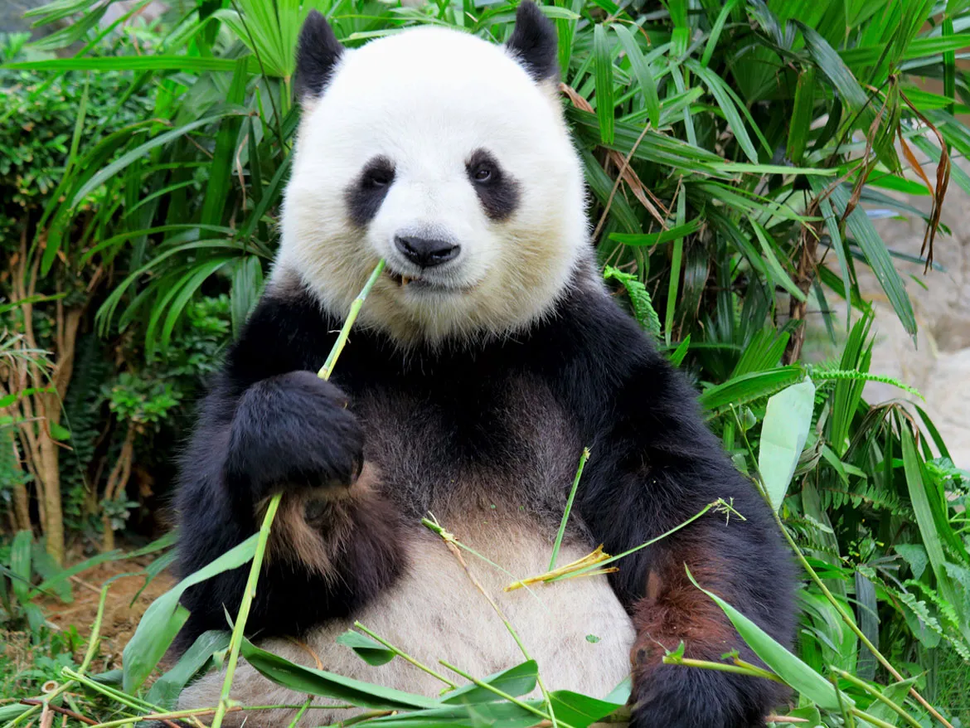
%> input picture images/panda.png, 970 x 728 px, shrunk from 1170 x 878 before the run
$ octave main_deconvolution_denoising.m   (GNU Octave 9; MATLAB toolbox functions it lacks are replaced by stand-ins)
%> lines starting %> are read from the running program, lines starting %| are printed output that depends on the picture
### variational_models/Deconvolution_Denoising_model.m
%% --------------------------------------------------------------------- %%
%     Deconvolution and Denoising: E. Schiavi, I. Ramírez, M. Ramirez     %
%%-----------------------------------------------------------------------%%
function [varout]= Deconvolution_Denoising_model(varin)
%-------------------------------------------------------------------------%
%                                 Inputs                                  %
%-------------------------------------------------------------------------%
im_org   = varin.im_org;
f        = varin.f;
kernel   = varin.kernel;

p        = varin.p;
Nit      = varin.Nit;
dt       = varin.dt;
lambda1  = varin.lambda1;
lambda2  = varin.lambda2;
epsilon  = varin.epsilon;
hasNoise = varin.hasNoise;
stop_C   = varin.stop_C;
Verbose  = varin.Verbose;

switch Verbose
    case 0

    case 1

    case 2
        figure,
        set(gcf, 'Units', 'Normalized', 'OuterPosition', [0.15, 0.3, 0.7, 0.4]);
end

%-------------------------------------------------------------------------%
%                               Algorithm                                 %
%-------------------------------------------------------------------------%

%---------------- Kernel Transformation to Fourier Space -----------------%
dim      = size(f);
kernel_F = psf2otf(kernel,[dim(1),dim(2)]);

%------------------------ Convolution Operations -------------------------%
R  =@(x) real(ifft2(kernel_F.*fft2(x)));
RT =@(x) real(ifft2(conj(kernel_F).*fft2(x)));

%----------------------- Variables initialization ------------------------%
u    = f;
iter = 1;
stop = false;
if hasNoise
    sigma_hat = estimate_noise_rgb(f);
end

while (iter <= Nit) && (~stop)
%---------------------------- Visualization ------------------------------%
    switch Verbose
        case 0

            disp(['Iter: ',num2str(iter)])

        case 1
            if ~mod(iter,100)
                imshow(u),pause(0.01)
            end
            [en(iter),pr(iter),fi(iter)] = pEnergy_R(u,f,lambda1,p,R);
            psnr(iter) = PSNR(u,im_org);
            [ssim_u(iter),ssimmap] = ssim(u,im_org);
            disp(['Iter: ',num2str(iter),' PSNR: ', num2str(psnr(iter)),' SSIM: ', num2str(ssim_u(iter)),' Total Energy: ', num2str(en(iter)), ' Prior: ', num2str(pr(iter)), ' Fidelity: ',num2str(fi(iter)) ])
        case 2
            [en(iter),pr(iter),fi(iter)] = pEnergy_R(u,f,lambda1,p,R);
            psnr(iter) = PSNR(u,im_org);
            [ssim_u(iter),ssimmap] = ssim(u,im_org);
            subplot(141), imshow(u), title(['PSNR: ',num2str(psnr(iter))])
            subplot(142), plot(en,'r','LineWidth', 2), hold on,
                          plot(fi,'b','LineWidth', 2),
                          plot(pr,'g','LineWidth', 2)
                          legend('Total Energy','Fidelity','Prior'), grid on
            subplot(143), plot(psnr,'c','LineWidth', 2),
                          legend('PSNR (db)'), grid on
            subplot(144), imshow(ssimmap,[]), title("SSIM: "+ssim_u(iter))
            pause(0)
    end
%----------------------------- Algorithm ---------------------------------%
    % Image Gradient
    ux = parcial_x(u);
    uy = parcial_y(u);

    % Modulus of the Image Gradient
    mod_grad = sqrt(ux.^2 + uy.^2 + epsilon^2);
    b        = mod_grad.^(p-2);

    % Image Laplacian
    plap = div_x(b.*ux) + div_y(b.*uy);

    % Image update by Gradient Descense
    mask = exp(mod_grad);

    u2  = u - dt*(mask.*(RT(R(u)-f)) - plap);
    %u2  = u - dt*(lamda1*(RT(R(u)-f)) - lambda2*plap);

    if hasNoise
        % Stop criteria 1: Image with noise
        size_omega = numel(f);           % Number of pixels
        residual = (f - R(u)).^2;
        integral = sum(residual(:));

        disp(['Stop Criteria: ', num2str(integral - size_omega*stop_C*(sigma_hat.^2))])
        stop = integral - size_omega*stop_C*(sigma_hat.^2) < 0;

    else
        % Stop criteria 2: Image without noise
        norm_u = norm(u2(:) - u(:));
        disp(['Stop Criteria: ', num2str(norm_u)])

        stop = norm_u < epsilon;
    end

    % Variables update
    u = u2;
    iter = iter +1;

    %lambda1 = max(10,1.01*lambda1);
    %lambda2 = max(1e-3,0.99*lambda2);
end

%--------------------------- Output Variables ----------------------------%
if Verbose == 0
    varout.u        = u;
else
    varout.u        = u;
    varout.en       = en;
    varout.pr       = pr;
    varout.fi       = fi;
    varout.psnr     = psnr;
    varout.ssim_u     = ssim_u;
end
end

### commons/estimate_noise_rgb.m
% I = rgb2gray(imread('sample.jpg'));
% Sigma=estimate_noise(I);
%
% The advantage of this method is that it includes a Laplacian operation
% which is almost insensitive to image structure but only depends on the
% noise in the image.

function Sigma=estimate_noise_rgb(I)

    [H,W,C]=size(I);
    I=double(I);
    temp = [];
    % compute sum of absolute values of Laplacian
    M=[1 -2 1; -2 4 -2; 1 -2 1];
    %M=[-1 -1 -1; -1 8 -1; -1 -1 -1];
    %M=[0 -1 0; -1 4 -1; 0 -1 0];

    if C > 1
        for i=1:C
            temp(i)=sum(sum(abs(conv2(I(:,:,i), M))));
        end
        Sigma = sum(temp)/C;
    else
        Sigma=sum(sum(abs(conv2(I, M))));
    end

    % scale sigma with proposed coefficients
    Sigma=Sigma*sqrt(0.5*pi)./(6*(W-2)*(H-2));

end

### commons/pEnergy_R.m
function [energy,fidelity,prior]=pEnergy_R(u,f,lambda,p,R)
% Calculates TV(u)+lambda*||u-f||^2
dim = size(u);
Omega = dim(1)*dim(2);
ux       =parcial_x(u);
uy       =parcial_y(u);
modGrad= sqrt(ux.^2+uy.^2 ).^p;
fidelity = (R(u)-f).^2;
prior=sum(modGrad(:))/Omega;
fidelity=sum(fidelity(:))/Omega;
energy= (1/p)*prior+(lambda/2).*fidelity;

end

### commons/PSNR.m
function psnr=PSNR(I1, I2)
% function psnr=PSNR(I1, I2)
% Funcion que calcula la Relaci?n Se?al a Ruido de Pico entre dos imagenes

if (size(I1)~=size(I2))
    error('Las imagenes tienen que tener el mismo tamaño');
end

maximo=max(max(I1(:)),max(I2(:)));
maximo = min(1,maximo);
N=size(I1,1);
M=size(I1,2);
P=size(I1,3);

if (P==1)
    MSE=(1/(M*N))*sum(sum((I1-I2).^2));
else
    MSE=(1/(M*N*P))*sum(sum(sum((I1-I2).^2)));
end
psnr=20*log10(maximo/sqrt(MSE));
end

### commons/div_x.m
function p1x = div_x(p1)
% parcial en x backward ------------------%
p1x=zeros(size(p1));
p1x(:,1, :)=p1(:,1,:);
p1x(:,2:end-1, :)=p1(:,2:end-1,:)-p1(:,1:end-2,:);
p1x(:,end, :)=-p1(:,end-1,:);
%-------------------------------------------------------------------------%
end

### commons/div_y.m
function p2y = div_y(p2)
% parcial en x backward ------------------%
p2y=zeros(size(p2));
p2y(1,:, :)=p2(1,:,:);
p2y(2:end-1,:, :)=p2(2:end-1,:,:)-p2(1:end-2,:,:);
p2y(end,:, :)=-p2(end-1,:,:);
%-------------------------------------------------------------------------%
end

### commons/parcial_x.m
function ux = parcial_x(u)
% parcial en x forward. es neumann homogenea  ------------------%
ux=zeros(size(u));
ux(:,2:end-1, :)=u(:,3:end,:)-u(:,2:end-1,:);
%-------------------------------------------------------------------------%
end

### commons/parcial_y.m
function uy = parcial_y(u)
% parcial en Y forward. Es neumann homogenea --- ---------------%
uy=zeros(size(u));
uy(2:end-1, :,:)=u(3:end,:,:)-u(2:end-1,:,:);
%-------------------------------------------------------------------------%
end

### variational_models/main_deconvolution_denoising.m
%%%%%%%%%%%%%%%%%%%%%%%%%%%%%%%%%%%%%%%%%%%%%%%%%%%%%%%%%%%%%%%%%%%%%%%%%%%
%              Image Deconvolution and Denoising Analysis                 %
%%%%%%%%%%%%%%%%%%%%%%%%%%%%%%%%%%%%%%%%%%%%%%%%%%%%%%%%%%%%%%%%%%%%%%%%%%%

%% Imports
clear all, close all, clc

basePath = fileparts(pwd);
commonsPath = fullfile(basePath, 'commons');
addpath(commonsPath);

%% Read Image

basePath = fileparts(pwd);
img_folder = fullfile(basePath, 'images');
im = imread(fullfile(img_folder, 'panda.png'));
%> im is the input picture: size 728x970x3 uint8; mean R, G, B 87.3, 109.3, 78.6
im = im2double(im); % im2double transforms the data into double type and in the range [0,1]
%> im: size 728x970x3 double


%% Blurring with Noise
% Gaussian Noise
Noise_STD = 0.15;
noise_im = Noise_STD*randn(size(im));

% Load Gaussian Kernel
kernel_size = 21;
sigma = 5;
kernel_gaussian = fspecial('gaussian', [kernel_size, kernel_size], sigma);

% Load Motion Kernels
load motion_kernels.mat;

kernel = kernel7; %kernel_gaussian

% Kernel and Fourier Transform Kernel
dim = size(im);
%> dim = [728 970 3]
kernel_Fourier = psf2otf(kernel,[dim(1),dim(2)]);

% Image Transformation Kernel + Noise
R =@(x) real(ifft2(kernel_Fourier.*fft2(x)));
im_blur_noise = R(im) + noise_im;
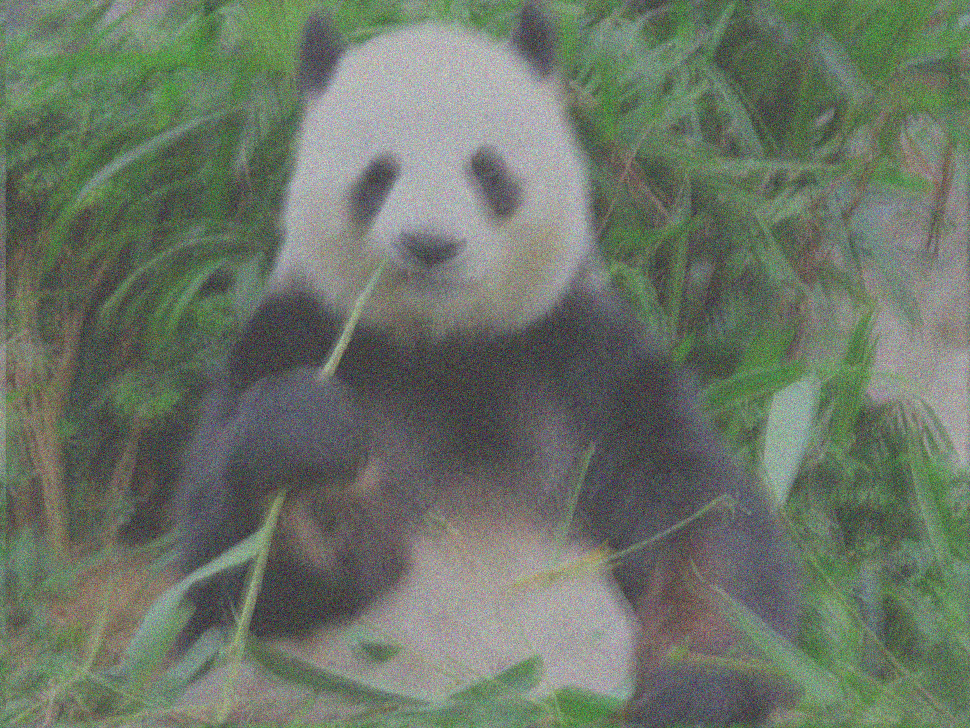
%> im_blur_noise: size 728x970x3 double; mean R, G, B 0.342, 0.428, 0.308; drawn with min black and max white

set(0, 'DefaultFigureColor', 'w')

% Visualizacion
figure('Color', 'w')
subplot(141), imagesc(im), title('Original image')
axis off
axis image
subplot(142), MAP=colormap; imagesc(kernel),  title('kernel')
axis off
axis image
subplot(143), MAP=colormap; imagesc(noise_im), title('Image Noise')
axis off
axis image
subplot(144), imagesc(im_blur_noise), title('Blurred + Noise image')
axis off
axis image


%% DECONVOLUTION & DENOISING ALGORITHM

% Algorithm input parameters
varin.lambda1   = 1;              % Fidelity Hyperparam
varin.lambda2   = 1;              % Regularization Hyperparam
varin.Nit       = 10000;          % Number of Iterations
varin.dt        = 1*1e-2;         % Step size
varin.epsilon   = 1.e-6;          % Epsilon
varin.hasNoise  = true;           % Image has Noise
varin.stop_C    = 0.95;           % Stop Criteria constant
varin.p         = 2;              % p Laplacian

varin.f         = im_blur_noise;  % Blurred image
varin.im_org    = im;             % Original Image
varin.kernel    = kernel;         % Blurred Kernel
varin.Verbose   = 2;              % Verbose

% Algorithm execution
[varout] = Deconvolution_Denoising_model(varin);
%> in Deconvolution_Denoising_model, `kernel   = varin.kernel;`:
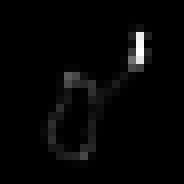
%> kernel: size 23x23 double (shown 8 times larger); min 0, max 0.086, mean 0.00189; drawn with min black and max white
%> in Deconvolution_Denoising_model, `p        = varin.p;`: p = 2
%> in Deconvolution_Denoising_model, `Nit      = varin.Nit;`: Nit = 10000
%> in Deconvolution_Denoising_model, `dt       = varin.dt;`: dt = 0.01
%> in Deconvolution_Denoising_model, `lambda1  = varin.lambda1;`: lambda1 = 1
%> in Deconvolution_Denoising_model, `epsilon  = varin.epsilon;`: epsilon = 1e-06
%> in Deconvolution_Denoising_model, `hasNoise = varin.hasNoise;`: hasNoise = true
%> in Deconvolution_Denoising_model, `stop_C   = varin.stop_C;`: stop_C = 0.95
%> in Deconvolution_Denoising_model, `Verbose  = varin.Verbose;`: Verbose = 2
%> after the loop in estimate_noise_rgb, `for i=1:C`: temp = [508342.9 508631.9 508572.3]
%> in estimate_noise_rgb, `Sigma = sum(temp)/C;`: Sigma = 508515.7
%> in estimate_noise_rgb, `Sigma=Sigma*sqrt(0.5*pi)./(6*(W-2)*(H-2));`: Sigma = 0.151
%> (the run ends here)
